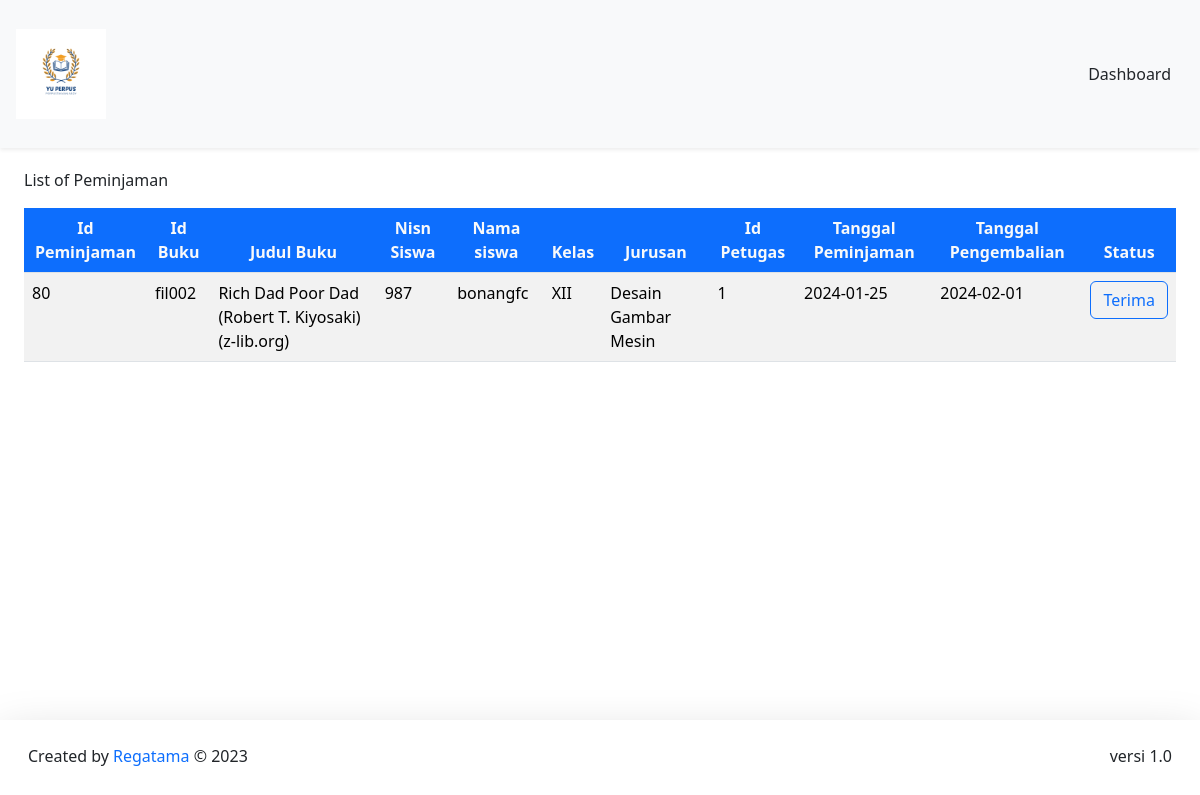
Screenshot of /DashboardPetugas/peminjaman/peminjamanBuku.php (signed in) with the database file from the repository.
### tables this page shows
CREATE TABLE `peminjaman` (
  `id_peminjaman` int(11) NOT NULL,
  `id_buku` varchar(20) NOT NULL,
  `nisn` int(11) NOT NULL,
  `id_admin` int(50) NOT NULL,
  `tgl_peminjaman` date NOT NULL,
  `tgl_pengembalian` date NOT NULL,
  `status` enum('ya','tidak') NOT NULL
);

CREATE TABLE `buku` (
  `cover` varchar(255) NOT NULL,
  `id_buku` varchar(20) NOT NULL,
  `kategori` varchar(255) NOT NULL,
  `judul` varchar(255) NOT NULL,
  `pengarang` varchar(255) NOT NULL,
  `penerbit` varchar(255) NOT NULL,
  `tahun_terbit` date NOT NULL,
  `jumlah_halaman` int(11) NOT NULL,
  `buku_deskripsi` text NOT NULL,
  `isi_buku` varchar(250) NOT NULL
);

CREATE TABLE `member` (
  `nisn` int(11) NOT NULL,
  `kode_member` varchar(12) NOT NULL,
  `nama` varchar(255) NOT NULL,
  `password` varchar(255) NOT NULL,
  `jenis_kelamin` varchar(20) NOT NULL,
  `kelas` varchar(5) NOT NULL,
  `jurusan` varchar(50) NOT NULL,
  `no_tlp` varchar(15) NOT NULL,
  `tgl_pendaftaran` date NOT NULL
);

### config/config.php (called while the page is built, shortened)
<?php
$host = "127.0.0.1";
$username = "root";
$password = "";
$database_name = "perpus_abdy";
$connection = mysqli_connect($host, $username, $password, $database_name);
function queryReadData($dataKategori)
{
  global $connection;
  $result = mysqli_query($connection, $dataKategori);
  $items = [];
  while ($item = mysqli_fetch_assoc($result)) {
    $items[] = $item;
  }
  return $items;
}

### DashboardPetugas/peminjaman/peminjamanBuku.php (the view, shortened to what this page needs)
<?php
require "../../config/config.php";
$id = $_SESSION['id'];
$dataPeminjam = queryReadData("SELECT peminjaman.id_peminjaman, peminjaman.id_buku, buku.judul, peminjaman.nisn, member.nama, member.kelas, member.jurusan, peminjaman.id_admin,  peminjaman.tgl_peminjaman, peminjaman.tgl_pengembalian,peminjaman.status
FROM peminjaman
INNER JOIN member ON peminjaman.nisn = member.nisn
INNER JOIN buku ON peminjaman.id_buku = buku.id_buku
WHERE peminjaman.id_admin = $id");
?>
<!DOCTYPE html>
<html lang="en">
<head>
   <link href="../../assets/css/bootstrap.min.css" rel="stylesheet"
 />
</head>
<body>
   <nav class="navbar fixed-top bg-body-tertiary shadow-sm">
      <div class="container-fluid p-3">
         <a class="navbar-brand" href="#">
            <img src="../../assets/logoNav.png" alt="logo" width="90px" />
         </a>
         <a class="btn btn-tertiary" href="../dashboardPetugas.php">Dashboard</a>
      </div>
   </nav>
   <br /><br />
   <div class="p-4 mt-5">
      <div class="mt-5">
         <caption>
            List of Peminjaman
         </caption>
         <div class="table-responsive mt-3">
            <table class="table table-striped table-hover">
               <thead class="text-center">
                  <tr>
                     <th class="bg-primary text-light">Id Peminjaman</th>
                     <th class="bg-primary text-light">Id Buku</th>
                     <th class="bg-primary text-light">Judul Buku</th>
                     <th class="bg-primary text-light">Nisn Siswa</th>
                     <th class="bg-primary text-light">Nama siswa</th>
                     <th class="bg-primary text-light">Kelas</th>
                     <th class="bg-primary text-light">Jurusan</th>
                     <th class="bg-primary text-light">Id Petugas</th>
                     <th class="bg-primary text-light">Tanggal Peminjaman</th>
                     <th class="bg-primary text-light">Tanggal Pengembalian</th>
                     <th class="bg-primary text-light">Status</th>
                  </tr>
               </thead>
               <tbody>
                  <?php foreach ($dataPeminjam as $item) : ?>
                  <?php if ($item['status'] == 'tidak') { ?>
                  <tr>
                     <td><?= $item["id_peminjaman"]; ?></td>
                     <td><?= $item["id_buku"]; ?></td>
                     <td><?= $item["judul"]; ?></td>
                     <td><?= $item["nisn"]; ?></td>
                     <td><?= $item["nama"]; ?></td>
                     <td><?= $item["kelas"]; ?></td>
                     <td><?= $item["jurusan"]; ?></td>
                     <td><?= $item["id_admin"]; ?></td>
                     <td><?= $item["tgl_peminjaman"]; ?></td>
                     <td><?= $item["tgl_pengembalian"]; ?></td>
                     <td>
                        <form action="" method="post">
                           <button type="submit" id="status" name="submit"
                              class="btn btn-outline-primary">Terima</button>
                        </form>
                     </td>
                  </tr>
                  <?php } else { ?>
                  <?php continue; ?>
                  <?php } ?>
                  <?php endforeach; ?>
               </tbody>
            </table>
         </div>
      </div>
   </div>
   <footer class="fixed-bottom shadow-lg bg-subtle p-3">
      <div class="container-fluid d-flex justify-content-between">
         <p class="mt-2">
            Created by <span class="text-primary"> Regatama</span> © 2023
         </p>
         <p class="mt-2">versi 1.0</p>
      </div>
   </footer>
</body>
</html>

### rows the page displays
peminjaman: id_peminjaman "80", id_buku "fil002", id_buku.judul "Rich Dad Poor Dad (Robert T. Kiyosaki) (z-lib.org)", nisn "987", member.nama "bonangfc", member.kelas "XII", member.jurusan "Desain Gambar Mesin", id_admin "1", tgl_peminjaman "2024-01-25", tgl_pengembalian "2024-02-01"
